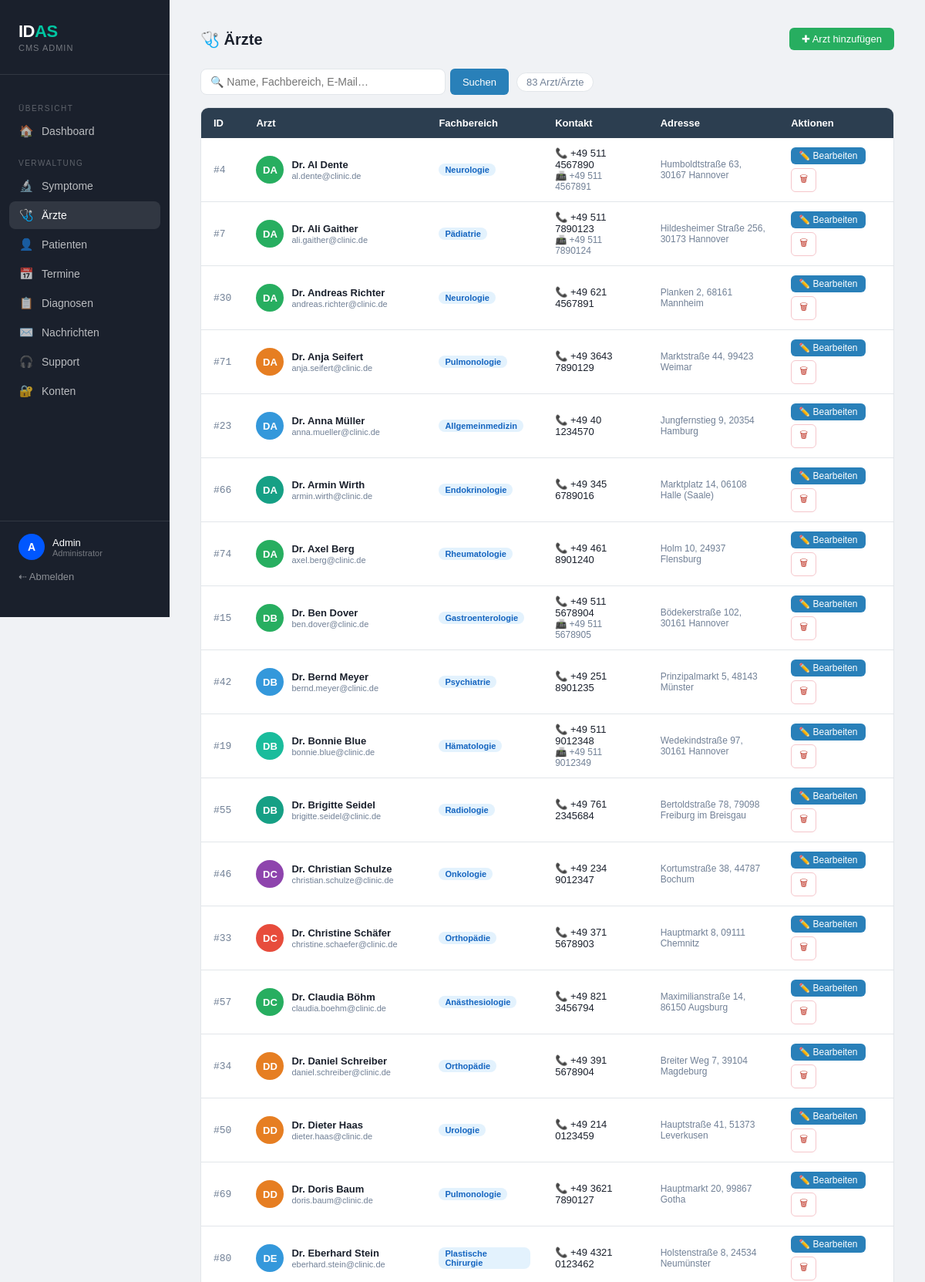
/php/cms/aerzte_verwaltung.php (signed in, upper part), run on the app's committed database.
### tables this page shows
CREATE TABLE `arzt` (
  `arzt_id` int(11) NOT NULL,
  `name` varchar(40) NOT NULL,
  `fachbereich_id` int(11) NOT NULL,
  `telefonnummer` varchar(20) DEFAULT NULL,
  `email` varchar(50) DEFAULT NULL,
  `fax` varchar(20) DEFAULT NULL,
  `addresse` varchar(255) DEFAULT NULL,
  `foto` varchar(255) DEFAULT NULL,
  `passwort` varchar(255) DEFAULT NULL
);

CREATE TABLE `fachbereich` (
  `fachbereich_id` int(11) NOT NULL,
  `name` varchar(50) NOT NULL
);

### php/cms/aerzte_verwaltung.php (the view, shortened to what this page needs)
<?php
require_once "../includes/db_config.php";
$uploadDir = __DIR__ . '/../uploads/aerzte/';
$photoBase = '../uploads/aerzte/';
$search = trim($_GET['q'] ?? '');
$where  = "";
$aerzte = [];
$r = mysqli_query($conn,
    "SELECT a.*, f.name AS fachbereich_name
     FROM arzt a JOIN fachbereich f ON a.fachbereich_id = f.fachbereich_id
     $where ORDER BY a.name");
while ($row = mysqli_fetch_assoc($r)) $aerzte[] = $row;
$adminName = $_SESSION['admin_name'] ?? 'Admin';
$adminInitial = strtoupper($adminName[0] ?? 'A');
?>
<!DOCTYPE html>
<html lang="de">
<head>
<link rel="stylesheet" href="cms_style.css">
</head>
<body>
<div class="layout">
  <aside class="sidebar">
    <div class="sidebar-logo">
      <div class="logo-word">ID<span>AS</span></div>
      <div class="sidebar-sub">CMS Admin</div>
    </div>
    <nav>
      <div class="nav-label">Übersicht</div>
      <a href="admin_dashboard.php" class="nav-link">
        <span class="icon">🏠</span> Dashboard
      </a>
      <div class="nav-label">Verwaltung</div>
      <a href="symptome_verwaltung.php" class="nav-link">
        <span class="icon">🔬</span> Symptome
      </a>
      <a href="aerzte_verwaltung.php" class="nav-link active">
        <span class="icon">🩺</span> Ärzte
      </a>
      <a href="patienten_verwaltung.php" class="nav-link">
        <span class="icon">👤</span> Patienten
      </a>
      <a href="termine_verwaltung.php" class="nav-link">
        <span class="icon">📅</span> Termine
      </a>
      <a href="diagnose_verwaltung.php" class="nav-link">
        <span class="icon">📋</span> Diagnosen
      </a>
      <a href="kontakt_verwaltung.php" class="nav-link">
        <span class="icon">✉️</span> Nachrichten
      </a>
      <a href="support_verwaltung.php" class="nav-link">
        <span class="icon">🎧</span> Support
      </a>
      <a href="konto_verwaltung.php" class="nav-link">
        <span class="icon">🔐</span> Konten
      </a>
    </nav>
    <div class="sidebar-footer">
      <div class="user-chip">
        <div class="user-av"><?= htmlspecialchars($adminInitial) ?></div>
        <div>
          <div class="user-name"><?= htmlspecialchars($adminName) ?></div>
          <div class="user-role">Administrator</div>
        </div>
      </div>
      <a href="admin_logout.php">⇠ Abmelden</a>
    </div>
  </aside>
  <div class="main">
    <div class="topbar">
      <h1>🩺 Ärzte</h1>
      <button class="btn green" onclick="openModal()">✚ Arzt hinzufügen</button>
    </div>
    <div class="toolbar">
      <form class="search-form" method="get">
        <input type="search" name="q" value="<?= htmlspecialchars($search) ?>" placeholder="🔍 Name, Fachbereich, E-Mail…">
        <button class="btn blue" type="submit">Suchen</button>
      </form>
      <span class="count-badge"><?= count($aerzte) ?> Arzt/Ärzte</span>
    </div>
    <div class="table-wrap">
    <?php if (!$aerzte): ?>
      <div class="empty"><p style="font-size:40px">🩺</p><p style="margin-top:10px">Keine Ärzte gefunden.</p></div>
    <?php else: ?>
    <table>
      <thead>
        <tr>
          <th>ID</th>
          <th>Arzt</th>
          <th>Fachbereich</th>
          <th>Kontakt</th>
          <th>Adresse</th>
          <th>Aktionen</th>
        </tr>
      </thead>
      <tbody>
      <?php
      $avColors = ['#3498db','#27ae60','#8e44ad','#e67e22','#e74c3c','#1abc9c','#2980b9','#16a085'];
      foreach ($aerzte as $a):
        $words    = array_slice(explode(' ', $a['name']), 0, 2);
        $initials = strtoupper(implode('', array_map(function($w){ return $w[0]; }, $words)));
        $aColor   = $avColors[crc32($a['name']) % count($avColors)];
        $hasPhoto = !empty($a['foto']) && file_exists($uploadDir.$a['foto']);
        $photoUrl = $hasPhoto ? htmlspecialchars($photoBase.$a['foto']) : null;
      ?>
      <tr>
        <td style="color:var(--muted);font-family:monospace">#<?= $a['arzt_id'] ?></td>
        <td>
          <div class="name-cell">
            <?php if ($photoUrl): ?>
              <img class="doc-photo" src="<?= $photoUrl ?>" alt="">
            <?php else: ?>
              <div class="doc-initials" style="background:<?= $aColor ?>"><?= $initials ?></div>
            <?php endif; ?>
            <div>
              <div class="doc-name"><?= htmlspecialchars($a['name']) ?></div>
              <?php if ($a['email']): ?>
              <div class="doc-meta"><?= htmlspecialchars($a['email']) ?></div>
              <?php endif; ?>
            </div>
          </div>
        </td>
        <td><span class="fb-badge"><?= htmlspecialchars($a['fachbereich_name']) ?></span></td>
        <td>
          <?php if ($a['telefonnummer']): ?><div>📞 <?= htmlspecialchars($a['telefonnummer']) ?></div><?php endif; ?>
          <?php if ($a['fax']): ?><div style="color:var(--muted);font-size:12px">📠 <?= htmlspecialchars($a['fax']) ?></div><?php endif; ?>
        </td>
        <td style="font-size:12px;color:var(--muted);max-width:180px">
          <?= $a['addresse'] ? htmlspecialchars($a['addresse']) : '<span style="font-style:italic">—</span>' ?>
        </td>
        <td>
          <div class="act-cell">
            <button class="btn blue" style="padding:4px 10px;font-size:12px"
              onclick='openModal(<?= json_encode([
                "arzt_id"        => $a["arzt_id"],
                "name"           => $a["name"],
                "fachbereich_id" => $a["fachbereich_id"],
                "telefonnummer"  => $a["telefonnummer"],
                "email"          => $a["email"],
                "fax"            => $a["fax"],
                "addresse"       => $a["addresse"],
                "foto"           => $a["foto"]
              ]) ?>)'>✏️ Bearbeiten</button>
            <form method="post" onsubmit="return confirm('Arzt löschen?')" style="margin:0">
              <button class="btn ghost" style="padding:4px 10px;font-size:12px;color:var(--red);border-color:#f5c6cb">🗑</button>
            </form>
          </div>
        </td>
      </tr>
      <?php endforeach; ?>
      </tbody>
    </table>
    <?php endif; ?>
    </div>
  </div>
</div>
</body>
</html>

### php/cms/cms_style.css (style rules this page uses)
:root { --blue: #2980b9; --green: #27ae60; --red: #c0392b; --purple: #8e44ad; --orange: #e67e22; --bg: #f0f2f5; --surface: #ffffff; --border: #e2e6ea; --text: #1a202c; --muted: #718096; --radius: 10px; }
*, *::before, *::after { box-sizing: border-box; margin: 0; padding: 0; }
body { font-family: Arial, sans-serif; background: var(--bg); color: var(--text); min-height: 100vh; }
.topbar { display: flex; align-items: center; gap: 12px; flex-wrap: wrap; margin-bottom: 24px; }
h1 { font-size: 20px; font-weight: 700; flex: 1; }
.btn { padding: 7px 16px; border: none; border-radius: 6px; cursor: pointer; font-size: 13px; font-weight: 500; display: inline-flex; align-items: center; gap: 5px; text-decoration: none; transition: all .15s; font-family: Arial; }
.btn.blue { background: var(--blue); color: #fff; }
.btn.green { background: var(--green); color: #fff; }
.btn.ghost { background: none; border: 1px solid var(--border); color: var(--text); }
.toolbar { display: flex; gap: 10px; align-items: center; margin-bottom: 16px; flex-wrap: wrap; }
.search-form { display: flex; gap: 6px; flex: 1; max-width: 400px; }
.search-form input { flex: 1; padding: 8px 12px; border: 1px solid var(--border); border-radius: 8px; font-size: 14px; font-family: Arial; }
.count-badge { background: var(--surface); border: 1px solid var(--border); border-radius: 20px; padding: 4px 12px; font-size: 13px; color: var(--muted); }
.table-wrap { background: var(--surface); border: 1px solid var(--border); border-radius: var(--radius); overflow: hidden; }
table { width: 100%; border-collapse: collapse; }
th { background: #2c3e50; color: #fff; padding: 12px 16px; text-align: left; font-size: 13px; font-weight: 600; }
td { padding: 12px 16px; border-bottom: 1px solid var(--border); font-size: 13px; vertical-align: middle; }
.name-cell { display: flex; align-items: center; gap: 10px; }
.act-cell { display: flex; gap: 5px; flex-wrap: wrap; }
.fb-badge { display: inline-block; font-size: 11px; padding: 2px 8px; border-radius: 8px; font-weight: 600; background: #e3f2fd; color: #1565c0; }
.doc-initials { width: 36px; height: 36px; border-radius: 50%; display: flex; align-items: center; justify-content: center; font-weight: 700; font-size: 13px; color: #fff; flex-shrink: 0; }
.doc-name { font-weight: 600; }
.doc-meta { font-size: 11px; color: var(--muted); margin-top: 1px; }
.layout { display: grid; grid-template-columns: 220px 1fr; min-height: 100vh; }
.sidebar { background: var(--text); color: #fff; padding: 28px 0; display: flex; flex-direction: column; position: sticky; top: 0; height: 100vh; }
.sidebar-logo { padding: 0 24px 28px; border-bottom: 1px solid rgba(255,255,255,.1); }
.sidebar-logo .logo-word { font-size: 22px; font-weight: 600; letter-spacing: -.5px; }
.sidebar-logo .logo-word span { color: #00c6a2; }
.sidebar-sub { font-size: 11px; color: rgba(255,255,255,.4); letter-spacing: 1px; text-transform: uppercase; margin-top: 2px; }
.sidebar nav { padding: 20px 12px; flex: 1; }
.nav-label { font-size: 10px; letter-spacing: 1.5px; text-transform: uppercase; color: rgba(255,255,255,.3); padding: 0 12px; margin: 18px 0 6px; }
.nav-link { display: flex; align-items: center; gap: 10px; padding: 9px 12px; border-radius: 8px; color: rgba(255,255,255,.7); text-decoration: none; font-size: 14px; font-weight: 400; transition: background .15s, color .15s; margin-bottom: 2px; }
.nav-link:hover, .nav-link.active { background: rgba(255,255,255,.1); color: #fff; }
.nav-link .icon { width: 20px; text-align: center; font-size: 15px; }
.sidebar-footer { padding: 16px 24px; border-top: 1px solid rgba(255,255,255,.1); }
.sidebar-footer a { color: rgba(255,255,255,.5); font-size: 13px; text-decoration: none; }
.user-chip { display: flex; align-items: center; gap: 10px; margin-bottom: 12px; }
.user-av { width: 34px; height: 34px; border-radius: 50%; background: #0057ff; display: flex; align-items: center; justify-content: center; font-size: 14px; font-weight: 600; color: #fff; flex-shrink: 0; }
.user-name { font-size: 13px; font-weight: 500; color: #fff; }
.user-role { font-size: 11px; color: rgba(255,255,255,.4); }
.main { padding: 36px 40px; overflow-y: auto; }

### data on the page
arzt: arzt_id "4", name "DA", name "Dr. Al Dente", email "al.dente@clinic.de", fachbereich.name "Neurologie", telefonnummer "+49 511 4567890", fax "+49 511 4567891", addresse "Humboldtstraße 63, 30167 Hannover"
arzt: arzt_id "7", name "DA", name "Dr. Ali Gaither", email "ali.gaither@clinic.de", fachbereich.name "Pädiatrie", telefonnummer "+49 511 7890123", fax "+49 511 7890124", addresse "Hildesheimer Straße 256, 30173 Hannover"
arzt: arzt_id "30", name "DA", name "Dr. Andreas Richter", email "andreas.richter@clinic.de", fachbereich.name "Neurologie", telefonnummer "+49 621 4567891", addresse "Planken 2, 68161 Mannheim"
arzt: arzt_id "71", name "DA", name "Dr. Anja Seifert", email "anja.seifert@clinic.de", fachbereich.name "Pulmonologie", telefonnummer "+49 3643 7890129", addresse "Marktstraße 44, 99423 Weimar"
arzt: arzt_id "23", name "DA", name "Dr. Anna Müller", email "anna.mueller@clinic.de", fachbereich.name "Allgemeinmedizin", telefonnummer "+49 40 1234570", addresse "Jungfernstieg 9, 20354 Hamburg"
arzt: arzt_id "66", name "DA", name "Dr. Armin Wirth", email "armin.wirth@clinic.de", fachbereich.name "Endokrinologie", telefonnummer "+49 345 6789016", addresse "Marktplatz 14, 06108 Halle (Saale)"
arzt: arzt_id "74", name "DA", name "Dr. Axel Berg", email "axel.berg@clinic.de", fachbereich.name "Rheumatologie", telefonnummer "+49 461 8901240", addresse "Holm 10, 24937 Flensburg"
arzt: arzt_id "15", name "DB", name "Dr. Ben Dover", email "ben.dover@clinic.de", fachbereich.name "Gastroenterologie", telefonnummer "+49 511 5678904", fax "+49 511 5678905", addresse "Bödekerstraße 102, 30161 Hannover"
arzt: arzt_id "42", name "DB", name "Dr. Bernd Meyer", email "bernd.meyer@clinic.de", fachbereich.name "Psychiatrie", telefonnummer "+49 251 8901235", addresse "Prinzipalmarkt 5, 48143 Münster"
arzt: arzt_id "19", name "DB", name "Dr. Bonnie Blue", email "bonnie.blue@clinic.de", fachbereich.name "Hämatologie", telefonnummer "+49 511 9012348", fax "+49 511 9012349", addresse "Wedekindstraße 97, 30161 Hannover"
arzt: arzt_id "55", name "DB", name "Dr. Brigitte Seidel", email "brigitte.seidel@clinic.de", fachbereich.name "Radiologie", telefonnummer "+49 761 2345684", addresse "Bertoldstraße 78, 79098 Freiburg im Breisgau"
arzt: arzt_id "46", name "DC", name "Dr. Christian Schulze", email "christian.schulze@clinic.de", fachbereich.name "Onkologie", telefonnummer "+49 234 9012347", addresse "Kortumstraße 38, 44787 Bochum"
arzt: arzt_id "33", name "DC", name "Dr. Christine Schäfer", email "christine.schaefer@clinic.de", fachbereich.name "Orthopädie", telefonnummer "+49 371 5678903", addresse "Hauptmarkt 8, 09111 Chemnitz"
arzt: arzt_id "57", name "DC", name "Dr. Claudia Böhm", email "claudia.boehm@clinic.de", fachbereich.name "Anästhesiologie", telefonnummer "+49 821 3456794", addresse "Maximilianstraße 14, 86150 Augsburg"
arzt: arzt_id "34", name "DD", name "Dr. Daniel Schreiber", email "daniel.schreiber@clinic.de", fachbereich.name "Orthopädie", telefonnummer "+49 391 5678904", addresse "Breiter Weg 7, 39104 Magdeburg"
arzt: arzt_id "50", name "DD", name "Dr. Dieter Haas", email "dieter.haas@clinic.de", fachbereich.name "Urologie", telefonnummer "+49 214 0123459", addresse "Hauptstraße 41, 51373 Leverkusen"
arzt: arzt_id "69", name "DD", name "Dr. Doris Baum", email "doris.baum@clinic.de", fachbereich.name "Pulmonologie", telefonnummer "+49 3621 7890127", addresse "Hauptmarkt 20, 99867 Gotha"
arzt: arzt_id "80", name "DE", name "Dr. Eberhard Stein", email "eberhard.stein@clinic.de", fachbereich.name "Plastische Chirurgie", telefonnummer "+49 4321 0123462", addresse "Holstenstraße 8, 24534 Neumünster"

### other printed values
$adminInitial "A"
$adminName "Admin"
count($aerzte) "83"
